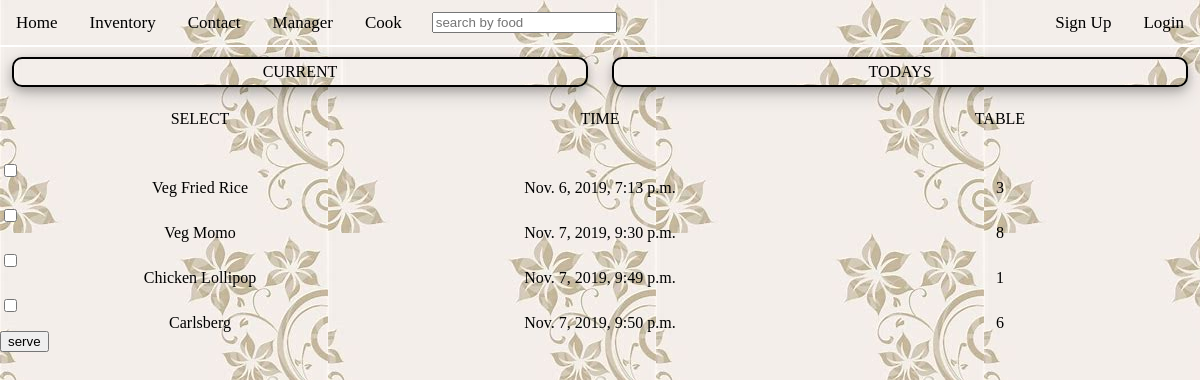
Screenshot of /public/serve/ with the database file from the repository.
### public/models.py (models this page shows, shortened)
class Ordered_food(models.Model):
    title = models.CharField(default='null', max_length=200)
    category = models.ForeignKey(Category, default='null', on_delete=models.CASCADE)
    price = models.IntegerField(default=0)
    table = models.ForeignKey(Table, default=1, on_delete=models.CASCADE)
    time = models.DateTimeField('time ordered')
    is_served = models.BooleanField(default=False)
    def __str__(self):
        return self.title

class Table(models.Model):
    tableNum = models.IntegerField()
    def __str__(self):
        return str(self.tableNum)

### public/views.py (the view, shortened to what this page needs)
def serve(request):
    foods = Ordered_food.objects.filter(is_served=False)
    served_foods = Served_food.objects.all()
    served_food = Served_food()
    try:
        selected_food = foods.get(pk=request.POST['food'])
    except (KeyError, Food.DoesNotExist):
        return render(request, 'public/cook.html', {
            'foods' : foods,
            'served_foods' : served_foods,
            'error_message': "You didn't select a food."
        })

### public/models.py (called while the page is built)
    def served_today(self):
        return self.time >= timezone.now() - datetime.timedelta(days=1)

### public/templates/public/cook.html (shortened to what this page needs)
<!DOCTYPE html>
<html lang="en">
<head>
	{% load staticfiles %}
	<link rel="stylesheet" type="text/css" href="{% static 'public/css/cssresets.css'%}"/>
	<link rel="stylesheet" type="text/css" href="{% static 'public/css/cook.css'%}"/>
</head>
<body>
		<nav style="width: 100%;">
			<ul class="topnav" id="myTopnav">
			  <li><a href="{% url 'public:index' %}">Home</a></li>
			  <li><a href="{% url 'inventory:index' %}">Inventory</a></li>
			  <li><a href="{% url 'public:contact' %}">Contact</a></li>
			  <li><a href="{% url 'public:manager' %}">Manager</a></li>
			  <li><a href="{% url 'public:cook' %}">Cook</a></li>
			<li id = "search-bar">
			  <form role="search" method="get" action="{% url 'public:index' %}">
	                <input type="text" class="form-control" placeholder="search by food" autocomplete="on" name="q" value="{{ request.GET.q }}">
	          </form>
	          </li>
			  <ul class="navbar-right">
			      <li id = "sign-up" class = "sign-up-button" ><a href="#">Sign Up</a></li>
			      <li id = "log-in" class = "log-in-button" ><a href="#">Login</a></li>
	    	  </ul>
			</ul>
		</nav>
	<div class="headerdiv">
		<div id="current">
			CURRENT
		</div>
		<div id="todays">
			TODAYS
		</div>
	</div>
	<div class="current">
		<form  action="{% url 'public:serve' %}" method="post">
		<table>
			<tr class="table-row">
				<th>Select</th>
				<th>Time</th>
				<th>Table</th>
			</tr>
			{% for food in foods %}
			<tr class="table-row">
				<td><input type="checkbox" name="food" id="food{{ forloop.counter }}" value="{{ food.id }}"/>
					<label for="food{{ forloop.counter }}">{{ food }}</label></td>
				<td>{{ food.time }}</td>
				<td>{{ food.table }}</td>
			</tr>
			{% endfor %}
		</table>
		<input type="submit" value="serve"/>
		</form>
	</div>
</body>
</html>

### public/static/public/css/cook.css (style rules this page uses)
:root { --color-black:black; --color-red:red; --color-background:rgb(171, 147, 145); --color-tabs-background:rgb(171, 109, 80); --color-white:white; --color-blue:blue; }
body { width: 100%; background-image: url("../images/background.jpg"); }
* { box-sizing: border-box; }
nav { max-width: 100%; }
ul.topnav { list-style-type: none; margin: 0; padding: 0; overflow: hidden; background-image: url("../images/background.jpg"); border-bottom: 2px solid white; }
ul.topnav li { float: left; }
ul.topnav ul.navbar-right { float: right; }
ul.topnav li a { display: inline-block; color: black; text-align: center; padding: 14px 16px; text-decoration: none; transition: 0.3s; font-size: 17px; }
ul.navbar-right li a { display: inline-block; color: black; text-align: center; padding: 14px 16px; text-decoration: none; transition: 0.3s; font-size: 17px; }
#search-bar input { margin:12px 14px; }
div.headerdiv { width: 100%; margin-top: 10px; display: block; }
#current,#todays { width: 48%; height:30px; float:left; padding:0% 5% 0% 5%; margin-left: 1%; margin-right: 1%; margin-bottom: 2%; align-items: center; justify-content: center; display: flex; background-image: url("images/background.jpg"); border: 2px solid var(--color-black); border-radius: 10px; box-shadow: 0 4px 8px 0 rgba(0, 0, 0, 0.2), 0 6px 20px 0 rgba(0, 0, 0, 0.19); }
.current { width: 100%; }
.current table { width: 100%; }
.table-row { height: 40px; }
.current table tr { width: 100%; }
.current table tr th { text-transform: uppercase; }
.current table td { width: 25%; text-align: center; padding-top: 10px; }

### rows the page displays
Ordered_food: title "Veg Fried Rice", time "Nov. 6, 2019, 7:13 p.m.", table "3"
Ordered_food: title "Veg Momo", time "Nov. 7, 2019, 9:30 p.m.", table "8"
Ordered_food: title "Chicken Lollipop", time "Nov. 7, 2019, 9:49 p.m.", table "1"
Ordered_food: title "Carlsberg", time "Nov. 7, 2019, 9:50 p.m.", table "6"
